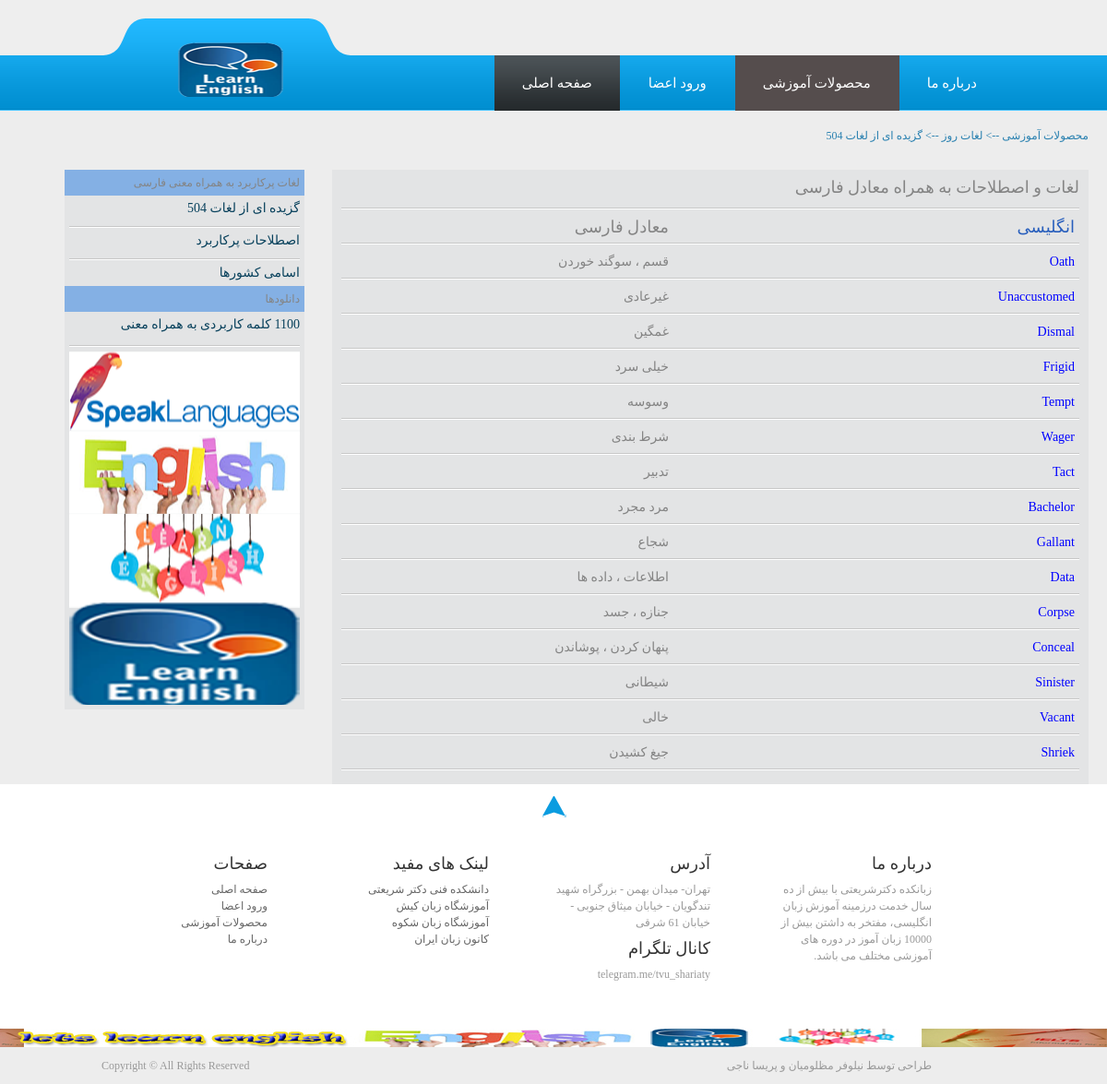
The page /vocab/vocab.php on the database its author committed.
### tables this page shows
CREATE TABLE `vocab` (
  `id` int(11) NOT NULL,
  `en` varchar(50) NOT NULL,
  `fa` varchar(50) NOT NULL,
  `type` varchar(50) NOT NULL
);

### vocab/vocab.php (the view, shortened to what this page needs)
<!DOCTYPE html PUBLIC "-//W3C//DTD XHTML 1.0 Transitional//EN" "http://www.w3.org/TR/xhtml1/DTD/xhtml1-transitional.dtd">
<html>
<head>
<link href="../style.css" rel="stylesheet" type="text/css" />
<link rel="stylesheet" type="text/css" href="../css/ddsmoothmenu.css" />
<link rel="stylesheet" href="../css/slimbox2.css" type="text/css" media="screen" />
<link rel="stylesheet" href="../css/nivo-slider.css" type="text/css" media="screen" />
</head>
<body>
<div id="tooplate_header">
    <a href="index.php" class="sitetitle">زبانکده شریعتی</a>
    <div id="tooplate_menu" class="ddsmoothmenu">
        <ul>
            <li ><a href="../index.php" class="selected">صفحه اصلی</a></li>
            <li><a href="#">ورود اعضا</a>
            </li>
            <li id="black"><a href="#">محصولات آموزشی</a>
            </li>
          <li ><a href="#">درباره ما</a>
           </li>
        <br style="clear: left" />
    </div>
</div>
<br />
<div align="right" dir="rtl" id="loc"> محصولات آموزشی --> لغات روز --> گزیده ای از لغات 504</div>
<br />
<p><div id="frame"><font size="+1"><p>لغات و اصطلاحات به همراه معادل فارسی</p></font><hr />
<div id="black"><div id="en"><font size="+1" >انگلیسی</div><div id="fa">معادل فارسی</div></font></div><hr />
<?php
$host="localhost";
$db="english_institute";
$username="root";
$pass="";
try
{
$connect=new PDO("mysql:host=$host;dbname=$db",$username,$pass);
$connect->query("set character set utf8");
}
catch(PDOException $error)
{
	echo "ERROR in connect to database".$error;
}
$sql="SELECT * FROM vocab WHERE TYPE='504' AND ID>1 ORDER BY RAND() LIMIT 15";
$result=$connect->query($sql);
foreach($result as $rows)
{
	echo "<div id=en><font color=blue>".$rows["en"]."</font></div>";
	echo "<div id=fa>".$rows["fa"]."</div>";
	echo "<hr>";
}
?>
</div></p>
<p><div id="news" >لغات پرکاربرد به همراه معنی فارسی</div></p>
<br />
<p><div id="links"><a href="vocab.php" >گزیده ای از لغات 504</a><br /><hr />
<a href="idiom.php" >اصطلاحات پرکاربرد</a><br /><hr />
<a href="country.php" >اسامی کشورها</a><br />
</div>
<p><div id="news" >دانلودها</div></p>
<p ><div id="links" dir="rtl"><a href="../resources/1100.pdf">1100 کلمه کاربردی به همراه معنی</a></p><hr />
<img src="../pic/avatar.png" /></div>
</p><br />
<div id="tooplate_footer_wrapper">
 <div style="display:none;" class="nav_up" id="nav_up"></div>
	<div id="tooplate_footer">
    	<div class="col_4" dir="rtl">
        	<h4>صفحات </h4>
            <ul class="nobullet bottom_list" dir="rtl">
            	<li><a href="../index.php">صفحه اصلی</a></li>
                <li><a href="#">ورود اعضا</a></li>
                <li><a href="#">محصولات آموزشی</a></li>
                <li><a href="#">درباره ما</a></li>
            </ul>
        </div>
        <div class="col_4" dir="rtl">
        	<h4>لینک های مفید</h4>
            <ul class="nobullet bottom_list" dir="rtl">
                <li><a href="http://shariaty.ac.ir">دانشکده فنی دکتر شریعتی</a></li>
                <li><a href="#">آموزشگاه  زبان کیش</a></li>
                <li><a href="#">آموزشگاه زبان شکوه</a></li>
                <li><a href="#">کانون زبان ایران</a></li>
        </div>
         <div class="col_4" dir="rtl">
        	<h4>آدرس</h4>
            <p> تهران- میدان بهمن - بزرگراه شهید تندگویان - خیابان میثاق جنوبی - خیابان 61 شرقی</p>
            <h4>کانال تلگرام</h4>
            <p>telegram.me/tvu_shariaty</p>
        </div>
        <div class="col_4 no_margin_right" dir="rtl">
        	<h4>درباره ما</h4>
            <p>زبانکده دکترشریعتی با بیش از ده سال خدمت درزمینه آموزش زبان انگلیسی، مفتخر به داشتن بیش از 10000 زبان آموز در دوره های آموزشی مختلف می باشد.</p>
        </div>
	</div>
</div>
<marquee dir="rtl" behavior="alternate" ><img src="../pic/Untitled-1.jpg"/></marquee>
<div id="tooplate_copyright_wrapper">
    <div id="tooplate_copyright">
       <div align="left" class="col_4">Copyright © All Rights Reserved</div>
        <div align="right" class="col_34" > طراحی توسط نیلوفر مظلومیان و پریسا ناجی</div>
    </div>
</div>
</body>
</html>

### style.css (style rules this page uses)
body { margin: 0; padding: 0; color: #848484; font-family: "B Homa"; font-size: 12px; line-height: 18px; background-color: #ededed; background-image: url(pic/tooplate_body.png); background-repeat: repeat-x; background-position: top }
a:link, a:visited { color:#08415C; text-decoration: none }
h1,h3, h4, h6 { color: #000; font-weight:400; padding: 0; margin: 0 0 10px 0; font-family: "B Homa"; }
h4 { font-size:18px }
img { margin: 0; padding: 0; border: 0; }
p { margin: 0 0 10px 0; padding: 0 }
hr { clear: both; padding-top: 5px; margin-bottom: 5px; border: none; background: url(pic/tooplate_hr.png) bottom repeat-x }
ul.nobullet { margin: 0; padding: 0; list-style: none }
ul.nobullet li { margin: 0; padding: 0 }
.col_4 { width:180px; }
.col_34 { width:660px; }
.col_2, .col_3, .col_4, .col_23, .col_34 { float:left; margin: 0 60px 0 0 }
.no_margin_right { margin-right:0 !important; }
#tooplate_header { width: 980px; height: 120px; position: relative; margin: 0 auto; background: url(pic/tooplate_header.png) no-repeat }
#tooplate_footer_wrapper { clear: both; width: 100%; background: #fff; }
#tooplate_footer { width: 980px; margin: 0 auto; padding: 40px 10px; }
a.sitetitle { display: block; float: left; font-size: 12px; margin: 45px 20px 0; font-family:"B Homa"; width: 240px; height: 60px; text-indent: -10000px; background: url(pic/tooplate_logo.png) no-repeat top center }
#tooplate_menu { position: absolute; bottom: 0; right: 0; width: 600px; height: 60px; }
#nav_up { display: block; margin: 0 auto; width: 72px; height: 37px; cursor: pointer; background: url(pic/tooplate_gototop.png) }
#tooplate_footer { color: #999 }
#tooplate_footer a { color: #666 }
#tooplate_footer h4 { color: #333 }
#tooplate_copyright_wrapper { background: none }
#tooplate_copyright { width: 980px; margin: 0 auto; color: #999; text-align: center; height: 40px; line-height: 40px; }

### css/ddsmoothmenu.css (style rules this page uses)
.ddsmoothmenu ul { float: right; margin: 0; padding: 0; list-style-type: none; }
.ddsmoothmenu ul li { position: relative; display: inline; float: left; }
.ddsmoothmenu ul li a { display: block; height: 60px; line-height: 60px; margin-right: 1px; padding: 0 30px; font-size: 15px; color: #fff; text-align: center; text-decoration: none; font-weight: 400; outline: none; }
.ddsmoothmenu ul li a.selected, .ddsmoothmenu ul li a:hover { background: url(../images/tooplate_menu_hover.png) repeat-x top }

### vocab/vocab.php (style rules this page uses)
#news { width:250px; text-align:right; padding:5px; font-size:12px; margin-right:30px; float:right; background:rgba(132,176,228,1.00); }
#black { background:rgba(85,77,77,1.00); }
#frame { width:800px; height:auto; background:rgba(227,228,229,1.00); float:right; margin-right:20px; text-align:right; margin-top:0px; padding:10px; }
#en { padding:5px; height:auto; width:350px; float:right; margin-left:20px; direction:ltr; font-size:14px; color:rgba(38,93,188,1.00); }
#fa { padding:5px; height:auto; width:350px; float:left; margin-right:20px; direction:rtl; font-size:14px; }
#links { width:250px ; text-align:right; padding:5px; font-size:14px; margin-right:30px; float:right; background:rgba(227,228,229,1.00); text-decoration:none; }
#links a { text-decoration:none; }
#loc { margin-right:20px; color:rgba(41,128,176,1.00); }

### rows shown on the page
vocab: en "Oath", fa "قسم ، سوگند خوردن"
vocab: en "Unaccustomed", fa "غیرعادی"
vocab: en "Dismal", fa "غمگین"
vocab: en "Frigid", fa "خیلی سرد"
vocab: en "Tempt", fa "وسوسه"
vocab: en "Wager", fa "شرط بندی"
vocab: en "Tact", fa "تدبیر"
vocab: en "Bachelor", fa "مرد مجرد"
vocab: en "Gallant", fa "شجاع"
vocab: en "Data", fa "اطلاعات ، داده ها"
vocab: en "Corpse", fa "جنازه ، جسد"
vocab: en "Conceal", fa "پنهان کردن ، پوشاندن"
vocab: en "Sinister", fa "شیطانی"
vocab: en "Vacant", fa "خالی"
vocab: en "Shriek", fa "جیغ کشیدن"
